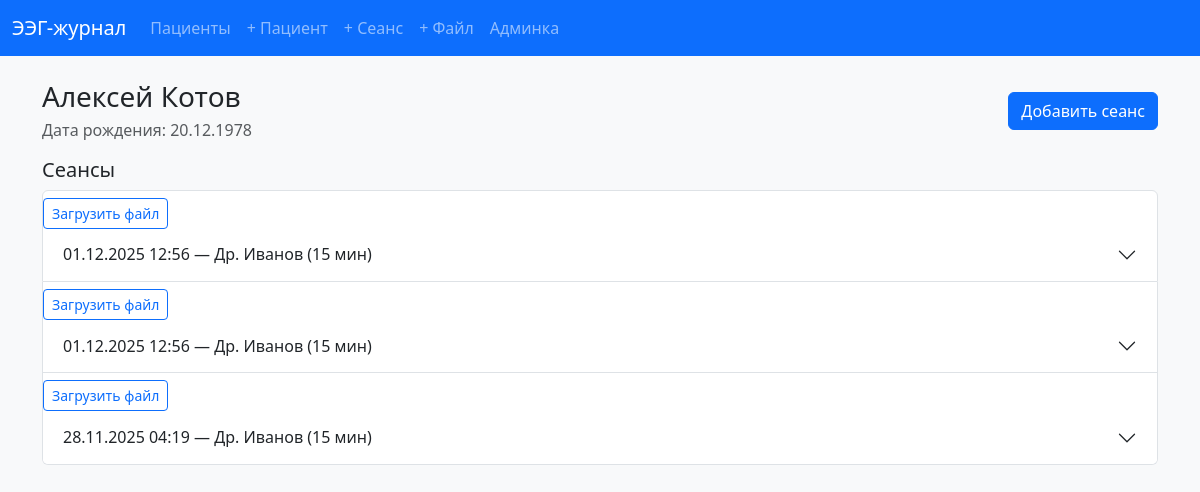
The page /patients/4/ on the database its author committed.
### records/models.py (models this page shows, shortened)
class Patient(models.Model):
    full_name = models.CharField("ФИО", max_length=255)
    birth_date = models.DateField("Дата рождения")
    contact_info = models.TextField("Контакты/примечания", blank=True)
    class Meta:
        ordering = ["full_name"]
        verbose_name = "Пациент"
        verbose_name_plural = "Пациенты"

class EEGSession(models.Model):
    patient = models.ForeignKey(Patient, on_delete=models.CASCADE, related_name="sessions")
    start_datetime = models.DateTimeField("Дата и время проведения")
    duration_minutes = models.PositiveIntegerField("Длительность, мин", default=30)
    technician = models.CharField("Оператор/врач", max_length=150)
    conclusion = models.TextField("Заключение", blank=True)
    class Meta:
        ordering = ["-start_datetime"]
        verbose_name = "Сеанс ЭЭГ"
        verbose_name_plural = "Сеансы ЭЭГ"

### records/views.py (the view)
# urls.py: path("patients/<int:pk>/", views.patient_detail, name="patient_detail"),
def patient_detail(request, pk: int):
    patient = get_object_or_404(Patient, pk=pk)
    related_mgr = getattr(patient, "sessions", None)
    if related_mgr is None:
        qs = EEGSession.objects.filter(patient=patient).prefetch_related("files")
    else:
        qs = related_mgr.prefetch_related("files").all()
    sessions = cast(QuerySet["EEGSession"], qs)
    return render(
        request,
        "records/patient_detail.html",
        {"patient": patient, "sessions": sessions},
    )

### records/templates/records/patient_detail.html (shortened to what this page needs)
{% extends 'records/base.html' %}
{% block content %}
<div class="d-flex justify-content-between align-items-center mb-3">
  <div>
    <h3 class="mb-1">{{ patient.full_name }}</h3>
    <p class="mb-0 text-muted">Дата рождения: {{ patient.birth_date|date:"d.m.Y" }}</p>
  </div>
  <a class="btn btn-primary" href="{% url 'create_session' %}?patient={{ patient.pk }}">
  Добавить сеанс
</a>
</div>
<h5>Сеансы</h5>
<div class="accordion" id="sessionsAccordion">
  {% for session in sessions %}
  <div class="accordion-item">
    <h2 class="accordion-header" id="heading{{ session.id }}">
      <a class="btn btn-sm btn-outline-primary"
   href="{% url 'upload_file' %}?session={{ session.id }}">
  Загрузить файл
</a>
      <button class="accordion-button collapsed" type="button" data-bs-toggle="collapse" data-bs-target="#collapse{{ session.id }}">
        {{ session.start_datetime|date:"d.m.Y H:i" }} — {{ session.technician }} ({{ session.duration_minutes }} мин)
      </button>
    </h2>
  </div>
  {% empty %}
  <p class="text-muted">Сеансов пока нет.</p>
  {% endfor %}
</div>
{% endblock %}

### rows shown on the page
Patient: full_name "Алексей Котов", birth_date "20.12.1978"
EEGSession: start_datetime "01.12.2025 12:56", technician "Др. Иванов", duration_minutes "15"
EEGSession: start_datetime "01.12.2025 12:56", technician "Др. Иванов", duration_minutes "15"
EEGSession: start_datetime "28.11.2025 04:19", technician "Др. Иванов", duration_minutes "15"
